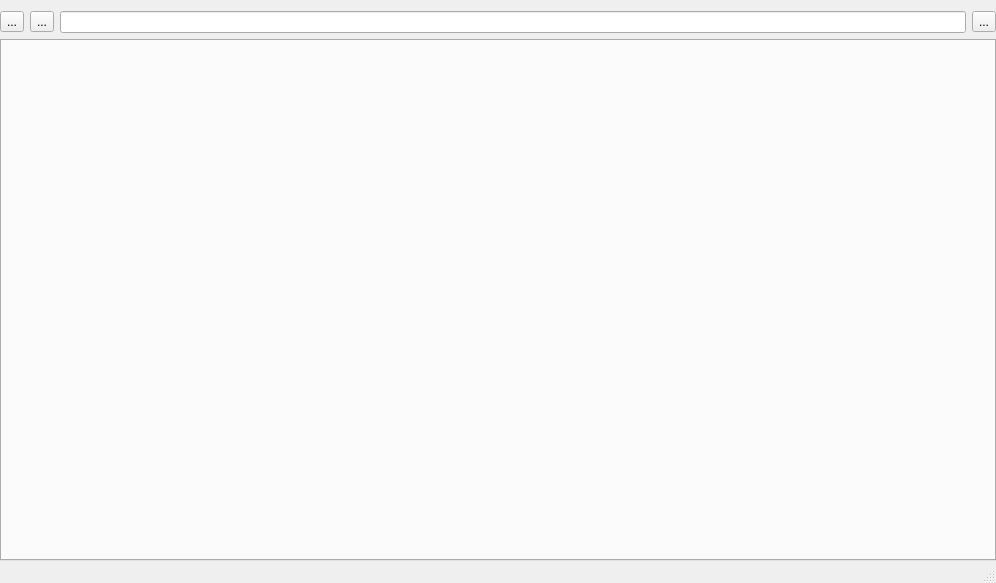
<?xml version="1.0" encoding="UTF-8"?>
<ui version="4.0">
 <class>MainWindow</class>
 <widget class="QMainWindow" name="MainWindow">
  <property name="geometry">
   <rect>
    <x>0</x>
    <y>0</y>
    <width>996</width>
    <height>583</height>
   </rect>
  </property>
  <property name="windowTitle">
   <string>Webduck</string>
  </property>
  <widget class="QWidget" name="centralWidget">
   <layout class="QHBoxLayout" name="horizontalLayout_2">
    <property name="leftMargin">
     <number>0</number>
    </property>
    <property name="rightMargin">
     <number>0</number>
    </property>
    <property name="bottomMargin">
     <number>0</number>
    </property>
    <item>
     <layout class="QVBoxLayout" name="verticalLayout">
      <item>
       <layout class="QHBoxLayout" name="horizontalLayout">
        <item>
         <widget class="QToolButton" name="historyPreviousButton">
          <property name="text">
           <string>...</string>
          </property>
          <property name="icon">
           <iconset resource="icons.qrc">
            <normaloff>:/icons/icons/go-previous.svg</normaloff>:/icons/icons/go-previous.svg</iconset>
          </property>
         </widget>
        </item>
        <item>
         <widget class="QToolButton" name="historyNextButton">
          <property name="text">
           <string>...</string>
          </property>
          <property name="icon">
           <iconset resource="icons.qrc">
            <normaloff>:/icons/icons/go-next.svg</normaloff>:/icons/icons/go-next.svg</iconset>
          </property>
         </widget>
        </item>
        <item>
         <widget class="QLineEdit" name="urlEdit"/>
        </item>
        <item>
         <widget class="QToolButton" name="newTabButton">
          <property name="text">
           <string>...</string>
          </property>
          <property name="icon">
           <iconset resource="icons.qrc">
            <normaloff>:/icons/icons/tab-new.svg</normaloff>:/icons/icons/tab-new.svg</iconset>
          </property>
         </widget>
        </item>
       </layout>
      </item>
      <item>
       <widget class="QTabWidget" name="browserTabs">
        <property name="currentIndex">
         <number>-1</number>
        </property>
        <property name="tabsClosable">
         <bool>true</bool>
        </property>
        <property name="movable">
         <bool>true</bool>
        </property>
       </widget>
      </item>
     </layout>
    </item>
   </layout>
  </widget>
  <widget class="QStatusBar" name="statusBar"/>
 </widget>
 <layoutdefault spacing="6" margin="11"/>
 <resources>
  <include location="icons.qrc"/>
 </resources>
 <connections>
  <connection>
   <sender>urlEdit</sender>
   <signal>returnPressed()</signal>
   <receiver>MainWindow</receiver>
   <slot>urlEntered()</slot>
   <hints>
    <hint type="sourcelabel">
     <x>312</x>
     <y>30</y>
    </hint>
    <hint type="destinationlabel">
     <x>5</x>
     <y>90</y>
    </hint>
   </hints>
  </connection>
  <connection>
   <sender>historyNextButton</sender>
   <signal>clicked()</signal>
   <receiver>MainWindow</receiver>
   <slot>navigateNext()</slot>
   <hints>
    <hint type="sourcelabel">
     <x>63</x>
     <y>28</y>
    </hint>
    <hint type="destinationlabel">
     <x>43</x>
     <y>4</y>
    </hint>
   </hints>
  </connection>
  <connection>
   <sender>historyPreviousButton</sender>
   <signal>clicked()</signal>
   <receiver>MainWindow</receiver>
   <slot>navigatePrevious()</slot>
   <hints>
    <hint type="sourcelabel">
     <x>23</x>
     <y>31</y>
    </hint>
    <hint type="destinationlabel">
     <x>17</x>
     <y>46</y>
    </hint>
   </hints>
  </connection>
  <connection>
   <sender>newTabButton</sender>
   <signal>clicked()</signal>
   <receiver>MainWindow</receiver>
   <slot>newTab()</slot>
   <hints>
    <hint type="sourcelabel">
     <x>965</x>
     <y>26</y>
    </hint>
    <hint type="destinationlabel">
     <x>948</x>
     <y>4</y>
    </hint>
   </hints>
  </connection>
  <connection>
   <sender>browserTabs</sender>
   <signal>tabCloseRequested(int)</signal>
   <receiver>MainWindow</receiver>
   <slot>closeTab(int)</slot>
   <hints>
    <hint type="sourcelabel">
     <x>492</x>
     <y>281</y>
    </hint>
    <hint type="destinationlabel">
     <x>476</x>
     <y>45</y>
    </hint>
   </hints>
  </connection>
 </connections>
 <slots>
  <slot>urlEntered()</slot>
  <slot>navigatePrevious()</slot>
  <slot>navigateNext()</slot>
  <slot>newTab()</slot>
  <slot>closeTab(int)</slot>
 </slots>
</ui>
